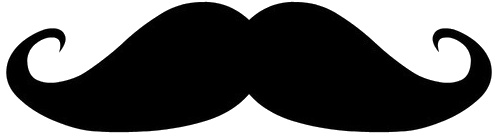
#> input picture mustaches/mustache1.png, 495 x 136 px; its folder holds 2 pictures in this run
$ python face_detection.py mustaches/mustache1.png   (older library calls are emulated)
#> lines starting #> are read from the running program, lines starting #| are printed output that depends on the picture
import cv2
from PIL import Image
import os
import random
import sys
import requests
import tempfile

MUSTACHES = [Image.open('mustaches/' + m).convert('RGBA')
             for m in os.listdir('mustaches')
             if not m.startswith('.')]
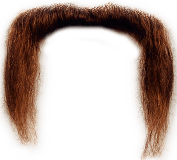
#> input picture mustaches/mustache2.png, 177 x 160 px
#> MUSTACHES = 2 items
FACE_CASCADE = cv2.CascadeClassifier('frontalface.xml')


def fetch_img(url):
#> further down, img is the input picture: PIL image 495x136 RGBA; mean R, G, B, A 2.7, 2.7, 2.7, 156.6
    temp = tempfile.NamedTemporaryFile(prefix='mustachify_')
    response = requests.get(url)
    temp.write(response.content)
    return temp


def faces(img_path):
    img = cv2.imread(img_path)
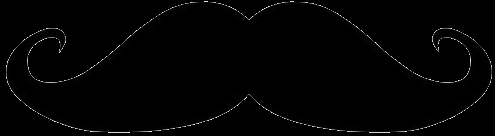
#> img: shape (136, 495, 3); min 0, max 255, mean 2.7
    gray = cv2.cvtColor(img, cv2.COLOR_BGR2GRAY)
    faces = FACE_CASCADE.detectMultiScale(gray, 1.3, 5)
#> faces = ()
    return (
        (x, int(y + h * .65), x + w, y + h)
        for (x, y, w, h) in faces
    )


def resize_with_aspect_ratio(img, new_width):
    old_width, old_height = img.size
    new_height = int(new_width * old_height / old_width)
    return img.resize((new_width, new_height), Image.ANTIALIAS)


def paste_mustache(img, pos):
    (x1, y1, x2, _) = pos
    mustache = random.choice(MUSTACHES)
    mustache_resize = resize_with_aspect_ratio(mustache, x2 - x1)
    img.paste(mustache_resize, (x1, y1), mustache_resize)


tmp_img = fetch_img(sys.argv[1])
img_path = tmp_img.name
img = Image.open(img_path)
for face_pos in faces(img_path):
    paste_mustache(img, face_pos)

#> (the run stopped early here; a loop or call above may not have finished)
